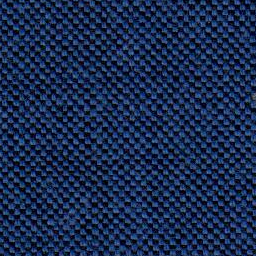
#> input picture train/001/001-018.png, 256 x 256 px, found by its file name; its folder holds only this picture in this run
$ jupyter execute training_v2.ipynb   (older library calls are emulated)
#> lines starting #> are read from the running program, lines starting #| are printed output that depends on the picture
#> in load_and_process_data, image is the input picture: shape (256, 256, 3); mean B, G, R 80, 42.8, 24.7
#> in load_and_process_data, `image = cv2.resize(image, (IMG_SIZE, IMG_SIZE))`:
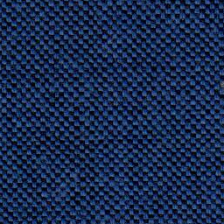
#> image: shape (224, 224, 3); mean R, G, B 24.5, 42.7, 79.8
[cell 1]
import os
import numpy as np
import matplotlib.pyplot as plt
from sklearn.model_selection import cross_val_score
from sklearn.ensemble import RandomForestClassifier
from sklearn.svm import SVC
from sklearn.neighbors import KNeighborsClassifier
from sklearn.metrics import classification_report, confusion_matrix, accuracy_score
from sklearn.preprocessing import StandardScaler, LabelEncoder
import cv2
from skimage import feature
from skimage.filters import gabor
from skimage.color import rgb2gray
import seaborn as sns
import joblib
from collections import Counter

# Path dataset
base_dir = os.path.dirname(os.path.abspath(__file__))
train_path = os.path.join(base_dir, "train")
test_path = os.path.join(base_dir, "test")
output_dir = os.path.join(base_dir, "output")

print("Path to train dataset:", train_path)
print("Path to test dataset:", test_path)
print("Path to output directory:", output_dir)

# Konstanta
IMG_SIZE = 224
RANDOM_STATE = 42

# Kelas untuk ekstraksi fitur tekstur
class TextureFeatureExtractor:
    """Ekstraksi fitur tekstur untuk klasifikasi kain"""
    def __init__(self):
        pass

    def extract_glcm_features(self, image):
        gray = rgb2gray(image) if len(image.shape) == 3 else image
        gray = (gray * 255).astype(np.uint8)
        distances = [1, 2, 3]
        angles = [0, 45, 90, 135]
        properties = ['contrast', 'correlation', 'homogeneity', 'energy']
        features = []
        for distance in distances:
            for angle in angles:
                glcm = feature.graycomatrix(gray, [distance], [np.radians(angle)],
                                            levels=256, symmetric=True, normed=True)
                for prop in properties:
                    features.append(feature.graycoprops(glcm, prop)[0, 0])
        return np.array(features)

    def extract_lbp_features(self, image):
        gray = rgb2gray(image) if len(image.shape) == 3 else image
        gray = (gray * 255).astype(np.uint8)
        radius = 3
        n_points = 8 * radius
        lbp = feature.local_binary_pattern(gray, n_points, radius, method='uniform')
        hist, _ = np.histogram(lbp.ravel(), bins=n_points + 2,
                               range=(0, n_points + 2), density=True)
        return hist

    def extract_gabor_features(self, image):
        gray = rgb2gray(image) if len(image.shape) == 3 else image
        features = []
        frequencies = [0.1, 0.3, 0.5]
        angles = [0, 45, 90, 135]
        for freq in frequencies:
            for angle in angles:
                filt_real, _ = gabor(gray, frequency=freq, theta=np.radians(angle))
                features.extend([
                    np.mean(filt_real),
                    np.var(filt_real),
                    np.std(filt_real)
                ])
        return np.array(features)

    def extract_color_features(self, image):
        if len(image.shape) == 3:
            features = []
            for channel in range(3):
                channel_data = image[:, :, channel].flatten()
                features.extend([
                    np.mean(channel_data),
                    np.std(channel_data),
                    np.mean((channel_data - np.mean(channel_data)) ** 3)
                ])
            for channel in range(3):
                hist, _ = np.histogram(image[:, :, channel], bins=32, range=(0, 1))
                features.extend(hist / np.sum(hist))
            return np.array(features)
        else:
            gray_data = image.flatten()
            features = [
                np.mean(gray_data),
                np.std(gray_data),
                np.mean((gray_data - np.mean(gray_data)) ** 3)
            ]
            hist, _ = np.histogram(image, bins=32, range=(0, 1))
            features.extend(hist / np.sum(hist))
            return np.array(features)

    def extract_all_features(self, image):
        glcm_features = self.extract_glcm_features(image)
#> in extract_glcm_features, `gray = rgb2gray(image) if len(image.shape) == 3 else image`:
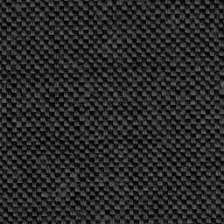
#> gray: shape (224, 224) float32; min 0.00449, max 0.466, mean 0.163
#> after the loop in extract_glcm_features, `for distance in distances:`: features = 48 values, max 1536.7 at index 40, min -0.296 at index 41, mean 217.6
        lbp_features = self.extract_lbp_features(image)
        gabor_features = self.extract_gabor_features(image)
        color_features = self.extract_color_features(image)
        return np.concatenate([glcm_features, lbp_features, gabor_features, color_features])

# Fungsi untuk memuat dan memproses data
def load_and_process_data(data_dir, feature_extractor, method_name):
    print(f"\nMemproses data dengan metode: {method_name}")
    X = []
    y = []
    class_names = os.listdir(data_dir)
    class_names = [cls for cls in class_names if os.path.isdir(os.path.join(data_dir, cls))]
    print(f"Kelas yang ditemukan: {class_names}")

    for class_name in class_names:
        class_dir = os.path.join(data_dir, class_name)
        image_files = [f for f in os.listdir(class_dir)
                       if f.lower().endswith(('.png', '.jpg', '.jpeg'))]
        print(f"Memproses kelas {class_name}: {len(image_files)} gambar")

        for i, img_file in enumerate(image_files, 1):
            img_path = os.path.join(class_dir, img_file)
            if i % 50 == 0 or i == 1:
                print(f"Memproses gambar {i}/{len(image_files)} di kelas {class_name}")
            try:
                image = cv2.imread(img_path)
                if image is None:
                    print(f"Gagal membaca gambar: {img_path}")
                    continue
                image = cv2.cvtColor(image, cv2.COLOR_BGR2RGB)
                image = cv2.resize(image, (IMG_SIZE, IMG_SIZE))
                image = image.astype(np.float32) / 255.0
                if method_name == "Texture Features":
                    features = feature_extractor.extract_all_features(image)
#> in extract_all_features, `glcm_features = self.extract_glcm_features(image)`: glcm_features has the same summary as features in extract_glcm_features
#> in extract_lbp_features, `lbp = feature.local_binary_pattern(gray, n_points, radius, method='uni..`:
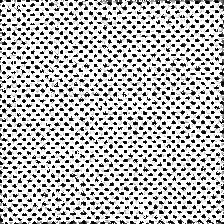
#> lbp: shape (224, 224) float64; min 0, max 25, mean 18.1; drawn with min black and max white
#> in extract_lbp_features, `hist, _ = np.histogram(lbp.ravel(), bins=n_points + 2, range=(0, n_poi..`: hist = 26 values, max 0.493 at index 25, min 0.00104 at index 11, mean 0.0385
#> in extract_all_features, `lbp_features = self.extract_lbp_features(image)`: lbp_features has the same summary as hist in extract_lbp_features
#> after the loop in extract_gabor_features, `for freq in frequencies:`:
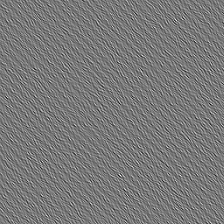
#> filt_real: shape (224, 224) float32; min -0.0221, max 0.0251, mean 0.000334; drawn with min black and max white
#> after the loop in extract_gabor_features, `for freq in frequencies:`: features = 36 values, max 0.0124 at index 26, min 1.44e-05 at index 1, mean 0.00257
#> in extract_all_features, `gabor_features = self.extract_gabor_features(image)`: gabor_features has the same summary as features in extract_gabor_features
#> after the loop in extract_color_features, `for channel in range(3):`: features = [0.0963, 0.0746, 0.000278, 0.167, 0.1, 0.000234, 0.313, 0.138, -0.000168]
#> after the loop in extract_color_features, `for channel in range(3):`: features = 105 values, max 0.313 at index 6, min -0.000168 at index 8, mean 0.037
#> in extract_all_features, `color_features = self.extract_color_features(image)`: color_features has the same summary as features in extract_color_features
#> in load_and_process_data, `features = feature_extractor.extract_all_features(image)`: features = 215 values, max 1536.7 at index 40, min -0.296 at index 41, mean 48.61
                X.append(features)
                y.append(class_name)
            except Exception as e:
                print(f"Error processing {img_path}: {e}")
                continue
#> pass 2 of the loop in load_and_process_data, `for class_name in class_names:`:
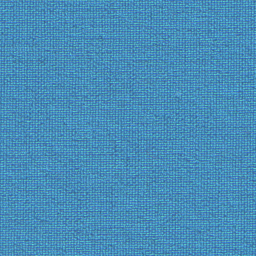
#> input picture train/002/002-007.png, 256 x 256 px, found by its file name
#> in load_and_process_data, image is the input picture: shape (256, 256, 3); mean B, G, R 184.3, 140.7, 71.7
#> in extract_lbp_features (call 2), `lbp = feature.local_binary_pattern(gray, n_points, radius, method='uni..`:
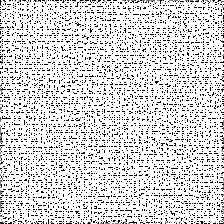
#> lbp: shape (224, 224) float64; min 0, max 25, mean 20.8; drawn with min black and max white
#> hist = 26 values, max 0.67 at index 25, min 5.98e-05 at index 16, mean 0.0385
#> after the loop in extract_gabor_features (call 2), `for freq in frequencies:`:
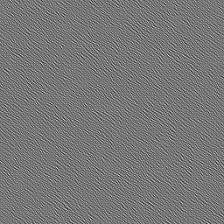
#> filt_real: shape (224, 224) float32; min -0.0163, max 0.0206, mean 0.00104; drawn with min black and max white
#> after the loop in extract_gabor_features (call 2), `for freq in frequencies:`: features = 36 values, max 0.0227 at index 32, min 1.3e-06 at index 4, mean 0.0025
#> in load_and_process_data, `features = feature_extractor.extract_all_features(image)`: features = 215 values, max 390.3 at index 4, min -0.404 at index 5, mean 15.25

    print(f"Total gambar yang diproses: {len(X)}, Distribusi kelas: {Counter(y)}")
    return np.array(X), np.array(y), class_names

# Fungsi untuk melatih model
def train_and_evaluate_models(X, y, class_names, method_name):
    le = LabelEncoder()
    y_encoded = le.fit_transform(y)
    scaler = StandardScaler()
    X_scaled = scaler.fit_transform(X)

    models = {
        'Random Forest': RandomForestClassifier(n_estimators=100, random_state=RANDOM_STATE),
        'SVM': SVC(kernel='rbf', random_state=RANDOM_STATE),
        'K-Nearest Neighbors': KNeighborsClassifier(n_neighbors=5)
    }

    # Buat direktori TEST1 jika belum ada
    os.makedirs(output_dir, exist_ok=True)

    results = {}
    print(f"\n=== Pelatihan Model dengan {method_name} ===")
    for model_name, model in models.items():
        print(f"\nMelatih {model_name}...")
        # Validasi silang untuk deteksi overfitting
        cv_scores = cross_val_score(model, X_scaled, y_encoded, cv=5, scoring='accuracy')
        print(f"Cross-validation scores for {model_name}: {cv_scores}")
        print(f"Mean CV accuracy: {cv_scores.mean():.4f} (+/- {cv_scores.std() * 2:.4f})")

        model.fit(X_scaled, y_encoded)
        # Simpan model di TEST1
        model_path = os.path.join(output_dir, f"{model_name.replace(' ', '_')}_model.pkl")
        joblib.dump(model, model_path)
        print(f"Model disimpan di: {model_path}")

    # Simpan scaler dan label encoder di TEST1
    scaler_path = os.path.join(output_dir, "scaler.pkl")
    le_path = os.path.join(output_dir, "label_encoder.pkl")
    joblib.dump(scaler, scaler_path)
    joblib.dump(le, le_path)
    print(f"Scaler disimpan di: {scaler_path}")
    print(f"Label encoder disimpan di: {le_path}")

    return results, scaler, le

# Fungsi untuk evaluasi pada dataset test
def evaluate_test_set(test_dir, feature_extractor, models, scaler, le, method_name):
    print(f"\n=== Evaluasi pada Dataset Test dengan {method_name} ===")
    X_test, y_test, class_names = load_and_process_data(test_dir, feature_extractor, method_name)
    if len(X_test) == 0:
        print("Error: Tidak ada data test yang diproses!")
        return

    X_test_scaled = scaler.transform(X_test)
    y_test_encoded = le.transform(y_test)

    for model_name, model in models.items():
        print(f"\nEvaluasi {model_name} pada dataset test...")
        y_pred = model.predict(X_test_scaled)
        accuracy = accuracy_score(y_test_encoded, y_pred)
        print(f"{model_name} Test Accuracy: {accuracy:.4f}")
        print(f"\nClassification Report for {model_name} (Test Set):")
        print(classification_report(y_test_encoded, y_pred, target_names=class_names))
        plt.figure(figsize=(10, 8))
        cm = confusion_matrix(y_test_encoded, y_pred)
        sns.heatmap(cm, annot=True, fmt='d', cmap='Blues',
                    xticklabels=class_names, yticklabels=class_names)
        plt.title(f'Confusion Matrix - {model_name} (Test Set) with {method_name}')
        plt.ylabel('True Label')
        plt.xlabel('Predicted Label')
        plt.tight_layout()
        plt.show()

# Main execution
def main():
    # Periksa direktori train
    if not os.path.exists(train_path):
        print(f"Error: Direktori {train_path} tidak ditemukan!")
        return

    print("Struktur direktori train:")
    for root, dirs, files in os.walk(train_path, topdown=True):
        print(f"Direktori: {root}")
        for d in dirs:
            print(f"  └── {d} ({len(os.listdir(os.path.join(root, d)))} files)")
        break

    try:
        print("\n" + "=" * 50)
        print("METODE 1: TEXTURE FEATURES (GLCM + LBP + Gabor + Color)")
        print("=" * 50)

        texture_extractor = TextureFeatureExtractor()
        X_texture, y_texture, class_names = load_and_process_data(
            train_path, texture_extractor, "Texture Features"
        )
#| Total gambar yang diproses: 2, Distribusi kelas: Counter({'001': 1, '002': 1})
#> class_names = ['001', '002']

        if len(X_texture) > 0:
            print(f"Total gambar: {len(X_texture)}, Distribusi kelas: {Counter(y_texture)}")
#| Total gambar: 2, Distribusi kelas: Counter({'001': 1, '002': 1})
            results_texture, scaler_texture, le_texture = train_and_evaluate_models(
                X_texture, y_texture, class_names, "Texture Features"
            )
#> in train_and_evaluate_models, `y_encoded = le.fit_transform(y)`: y_encoded = [0, 1]

            # Evaluasi pada dataset test
            if os.path.exists(test_path):
                models = {
                    'Random Forest': joblib.load(os.path.join(output_dir, "Random_Forest_model.pkl")),
                    'SVM': joblib.load(os.path.join(output_dir, "SVM_model.pkl")),
                    'K-Nearest Neighbors': joblib.load(os.path.join(output_dir, "KNeighbors_model.pkl"))
                }
                evaluate_test_set(test_path, texture_extractor, models, scaler_texture, le_texture, "Texture Features")
            else:
                print(f"Direktori test {test_path} tidak ditemukan. Lewati evaluasi test.")

        else:
            print("Error: Tidak ada data yang diproses. Periksa struktur dataset.")

    except Exception as e:
        print(f"Error: {e}")
        print("\nPastikan dataset memiliki struktur direktori yang benar:")
        print("train/")
        print("├── 001/")
        print("│   ├── img1.png")
        print("│   └── ...")
        print("├── 002/")
        print("└── ...")

if __name__ == "__main__":
    main()
